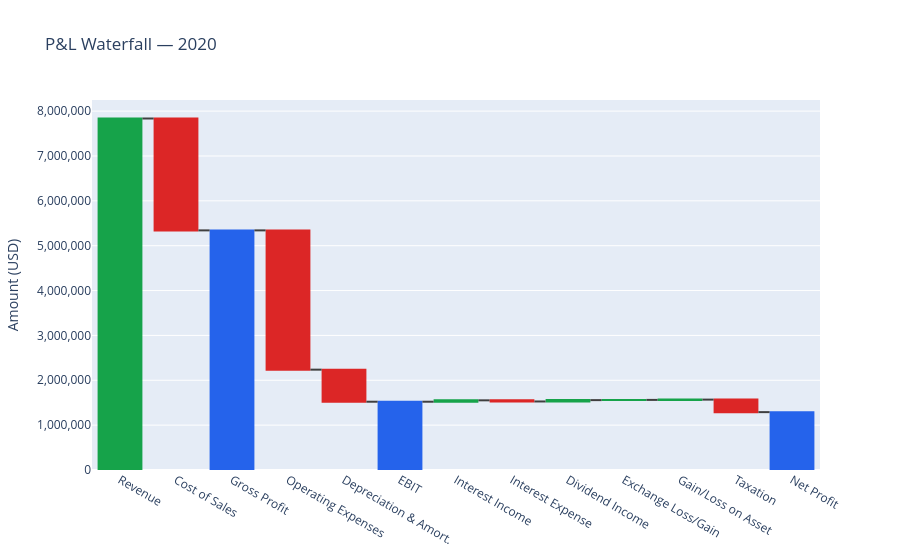

The notebook cell this image was saved under:
### Markdown cell above
### Waterfall Chart P&L Build

### Code cell
#2020 is the showcase
year = 2020

p = annual[annual['Year'] == year].groupby('SubClass')['Amount'].sum()

# Build waterfall items in P&L order
items = [
    ('Revenue', p.get('Sales', 0)),
    ('Cost of Sales', p.get('Cost of Sales', 0)),
    ('Gross Profit', 0),   # subtotal
    ('Operating Expenses', p.get('Operating Expenses', 0)),
    ('Depreciation & Amort.', p.get('Depreciation & Amortization', 0)),
    ('EBIT', 0),   # subtotal
    ('Interest Income', p.get('Interest Income', 0)),
    ('Interest Expense', p.get('Interest Expense', 0)),
    ('Dividend Income', p.get('Dividend Income', 0)),
    ('Exchange Loss/Gain', p.get('Exchange Loss/Gain', 0)),
    ('Gain/Loss on Asset', p.get('Gain/Loss on Sales of Asset', 0)),
    ('Taxation', p.get('Taxation', 0)),
    ('Net Profit', 0),   # subtotal
]

labels   = [i[0] for i in items]
values   = [i[1] for i in items]
measures = ['absolute' if v == 0 else 'relative' for v in values]

# Subtotals must be 'total' measure
for i, label in enumerate(labels):
    if label in ['Gross Profit', 'EBIT', 'Net Profit']:
        measures[i] = 'total'
        values[i]   = 0


fig = go.Figure(go.Waterfall(
    name=str(year),
    orientation='v',
    measure=measures,
    x=labels,
    y=values,
    connector={'line': {'color': 'rgb(63, 63, 63)'}},
    increasing={'marker': {'color': '#16A34A'}},
    decreasing={'marker': {'color': '#DC2626'}},
    totals={'marker': {'color': '#2563EB'}}
))

fig.update_layout(
    title=f'P&L Waterfall — {year}',
    yaxis_tickformat=',.0f',
    showlegend=False,
    yaxis_title='Amount (USD)'
)

fig.show()

### Figure 1 — Plotly figure (JSON) as saved in the notebook; plotly's stock layout.template omitted (floating-point values rounded to 4 significant figures)
{"data": [{"connector": {"line": {"color": "rgb(63, 63, 63)"}}, "decreasing": {"marker": {"color": "#DC2626"}}, "increasing": {"marker": {"color": "#16A34A"}}, "measure": ["relative", "relative", "total", "relative", "relative", "total", "relative", "relative", "relative", "relative", "relative", "relative", "total"], "name": "2020", "orientation": "v", "totals": {"marker": {"color": "#2563EB"}}, "type": "waterfall", "x": ["Revenue", "Cost of Sales", "Gross Profit", "Operating Expenses", "Depreciation & Amort.", "EBIT", "Interest Income", "Interest Expense", "Dividend Income", "Exchange Loss/Gain", "Gain/Loss on Asset", "Taxation", "Net Profit"], "y": [7835369, -2494009, 0, -3104354, -714840, 0, 30868, -25404, 30030, 5016, 6351, -279082, 0]}], "layout": {"showlegend": false, "title": {"text": "P&L Waterfall — 2020"}, "yaxis": {"tickformat": ",.0f", "title": {"text": "Amount (USD)"}}}}
